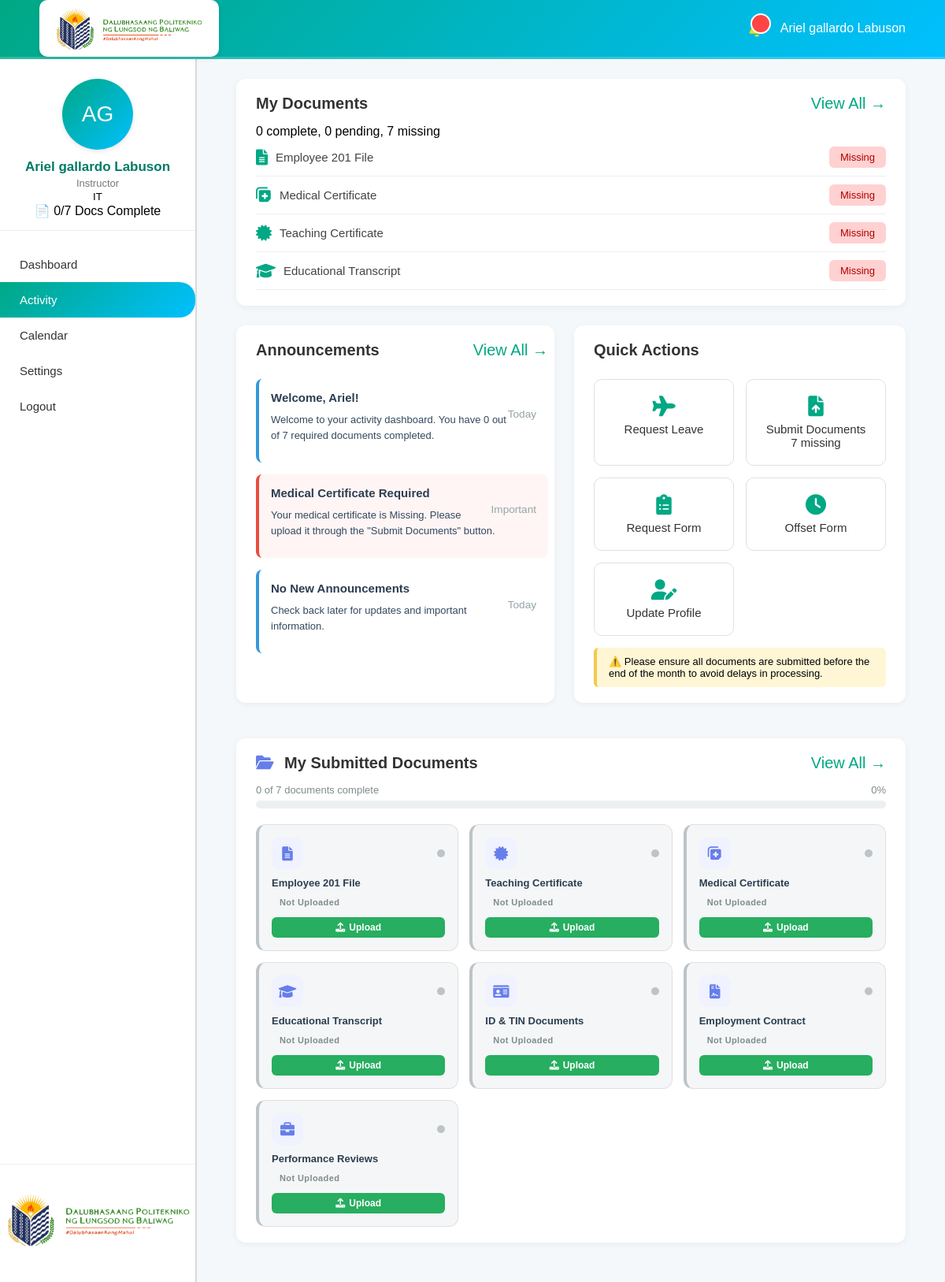
Screenshot of /php/user/activity.php (signed in) with the database file from the repository.
### tables this page shows
CREATE TABLE `employees` (
  `id` int(11) NOT NULL,
  `employee_number` varchar(30) NOT NULL,
  `full_name` varchar(100) NOT NULL,
  `employee_type` enum('TP','NTP') NOT NULL,
  `department` varchar(100) DEFAULT NULL,
  `position` varchar(100) DEFAULT NULL,
  `credentials` varchar(50) DEFAULT NULL,
  `gender` enum('Male','Female') DEFAULT NULL,
  `address` text DEFAULT NULL,
  `phone` varchar(20) DEFAULT NULL,
  `email` varchar(100) DEFAULT NULL,
  `status` varchar(60) NOT NULL,
  `educational_attainment` varchar(60) NOT NULL,
  `school` varchar(60) NOT NULL,
  `created_at` timestamp NOT NULL DEFAULT current_timestamp(),
  `date_hired` varchar(60) DEFAULT NULL,
  `type` varchar(60) NOT NULL,
  `years_service` int(11) NOT NULL,
  `employment_status` varchar(11) NOT NULL,
  `leave_balance` varchar(11) NOT NULL
);

### php/user/activity.php (the view, shortened to what this page needs)
<?php
include("../../database/connection.php");
$employee_id = $_SESSION['loggedUser'];
$employee_query = "SELECT `id`, `employee_number`, `full_name`, `employee_type`, `department`,
                          `position`, `credentials`, `gender`, `address`, `phone`, `email`,
                          `status`, `educational_attainment`, `school`, `created_at`,
                          `date_hired`, `type`, `years_service`, `employment_status`,
                          `leave_balance`
                   FROM `employees`
                   WHERE `employee_number` = ?";
$stmt_emp = $connection->prepare($employee_query);
$stmt_emp->bind_param("s", $employee_id);
$stmt_emp->execute();
$emp_result  = $stmt_emp->get_result();
$employee_data = $emp_result->fetch_assoc();
if ($employee_data) {
    $full_name              = $employee_data['full_name']              ?? 'User';
    $name_parts             = explode(' ', $full_name);
    $first_name             = $name_parts[0]                          ?? 'User';
    $initials               = getInitials($full_name);
    $employee_department    = $employee_data['department']            ?? 'Not set';
    $employee_position      = $employee_data['position']              ?? 'Not set';
} else {
    $full_name = $first_name = "User";
    $initials  = "US";
    $employee_email = $employee_phone = $employee_type = $employee_department =
    $employee_position = $educational_attainment = $date_hired_formatted = $employment_status = "Not available";
}
function getInitials($name) {
    $words = explode(' ', $name);
    $initials = '';
    foreach ($words as $word) {
        if (!empty($word)) $initials .= strtoupper(substr($word, 0, 1));
    }
    return substr($initials, 0, 2);
}
function getStatusClass($status) {
    switch ($status) {
        default:         return 'missing';
    }
}
function getStatusText($status) {
    switch ($status) {
        default:         return 'Missing';
    }
}
$employee_documents = [];
$document_statuses  = [];
$complete_docs = $missing_docs = $pending_docs = 0;
$medical_status = 'missing';
$required_docs = [
    '201 File'               => 'Employee 201 File',
    'Teaching Certificate'   => 'Teaching Certificate',
    'Medical Certificate'    => 'Medical Certificate',
    'Educational Transcript' => 'Educational Transcript',
    'ID Documents'           => 'ID & TIN Documents',
    'Employment Contract'    => 'Employment Contract',
    'Performance Reviews'    => 'Performance Reviews'
];
foreach ($required_docs as $doc_type => $doc_name) {
    if (!isset($employee_documents[$doc_type])) {
        $missing_docs++;
        $document_statuses[$doc_type] = 'missing';
    }
}
$total_docs = count($required_docs);
?>
<!DOCTYPE html>
<html lang="en">
<head>
    <link rel="stylesheet" href="../../css/user/activity.css">
    <link rel="stylesheet" href="https://cdnjs.cloudflare.com/ajax/libs/font-awesome/6.0.0/css/all.min.css">
</head>
<body>
<div class="top-bar">
    <div class="top-left">
        <img src="logo 2.png" alt="Logo">
    </div>
    <div class="top-right">
        <?php
        $stmt_unread = mysqli_prepare($connection,
            "SELECT COUNT(*) AS unread_count FROM activity_log WHERE employee_number = ? AND read_status = 'unread'");
        mysqli_stmt_bind_param($stmt_unread, "s", $employee_id);
        mysqli_stmt_execute($stmt_unread);
        $unread_count = mysqli_fetch_assoc(mysqli_stmt_get_result($stmt_unread))['unread_count'] ?? 0;
        ?>
        <div class="notif" id="notifBtn" data-count= "            <?php if ($unread_count > 0): ?>
                <?= $unread_count ?>
            <?php endif; ?>
">
            <i class="fas fa-bell"></i>
        </div>
        <div class="user-name"><?= htmlspecialchars($full_name) ?></div>
    </div>
</div>
<div class="main-container">
    <div class="sidebar">
        <div>
            <div class="profile-card">
                <div class="profile-circle"><?= htmlspecialchars($initials) ?></div>
                <h3><?= htmlspecialchars($full_name) ?></h3>
                <p><?= htmlspecialchars($employee_position) ?></p>
                <small><?= htmlspecialchars($employee_department) ?></small>
                <div class="document-summary">
                    <span class="doc-stat">📄 <?= $complete_docs ?>/<?= count($required_docs) ?> Docs Complete</span>
                </div>
            </div>
            <ul class="menu">
                <li><a href="dashboard.php" style="text-decoration:none;color:inherit;display:block;">Dashboard</a></li>
                <li class="active"><a href="activity.php" style="text-decoration:none;color:inherit;display:block;">Activity</a></li>
                <li><a href="calendar.php" style="text-decoration:none;color:inherit;display:block;">Calendar</a></li>
                <li><a href="settings.php" style="text-decoration:none;color:inherit;display:block;">Settings</a></li>
                <li><a href="logout.php" style="text-decoration:none;color:inherit;display:block;">Logout</a></li>
            </ul>
        </div>
        <div class="bottom-logo"><img src="logo 2.png" alt="Logo" /></div>
    </div>
    <div class="main-content">
        <div class="section">
            <h3>My Documents <span class="view" id="viewAllDocs">View All →</span></h3>
            <p class="doc-summary"><?= $complete_docs ?> complete, <?= $pending_docs ?> pending, <?= $missing_docs ?> missing</p>
            <?php
            $top_docs = ['201 File', 'Medical Certificate', 'Teaching Certificate', 'Educational Transcript'];
            foreach ($top_docs as $doc_type):
                $status       = $document_statuses[$doc_type] ?? 'missing';
                $status_class = getStatusClass($status);
                $status_text  = getStatusText($status);
                $icon = 'fa-file-alt';
                if ($doc_type == 'Medical Certificate')    $icon = 'fa-notes-medical';
                elseif ($doc_type == 'Teaching Certificate')   $icon = 'fa-certificate';
                elseif ($doc_type == 'Educational Transcript') $icon = 'fa-graduation-cap';
            ?>
                <div class="doc-item">
                    <div class="doc-info"><i class="fas <?= $icon ?>"></i> <?= htmlspecialchars($required_docs[$doc_type]) ?></div>
                    <span class="status <?= $status_class ?>"><?= htmlspecialchars($status_text) ?></span>
                </div>
            <?php endforeach; ?>
        </div>
        <div class="flex-row">
            <div class="left section">
                <h3>Announcements <span class="view" id="viewAllAnnouncements">View All →</span></h3>
                <div class="announcement">
                    <strong>Welcome, <?= htmlspecialchars($first_name) ?>!</strong>
                    <small>Today</small>
                    <p>Welcome to your activity dashboard. You have <?= $complete_docs ?> out of <?= count($required_docs) ?> required documents completed.</p>
                </div>
                <?php if ($medical_status == 'missing' || $medical_status == 'expired'): ?>
                    <div class="announcement important">
                        <strong>Medical Certificate Required</strong>
                        <small>Important</small>
                        <p>Your medical certificate is <?= getStatusText($medical_status) ?>. Please upload it through the "Submit Documents" button.</p>
                    </div>
                <?php endif; ?>
                <?php
                $all_announcements = [];
                usort($all_announcements, fn($a, $b) => strtotime($b['date']) - strtotime($a['date']));
                ?>
                <?php $display_count++; endforeach;
                if (count($all_announcements) == 0): ?>
                    <div class="announcement">
                        <strong>No New Announcements</strong>
                        <small>Today</small>
                        <p>Check back later for updates and important information.</p>
                    </div>
                <?php endif; ?>
            </div>
            <div class="right section">
                <h3>Quick Actions</h3>
                <div class="quick-actions">
                    <a href="requestLeave.php" class="action-card">
                        <i class="fas fa-plane"></i><p>Request Leave</p>
                    </a>
                    <div class="action-card" id="docsModalBtn">
                        <i class="fas fa-file-upload"></i><p>Submit Documents</p>
                        <?php if ($missing_docs > 0): ?>
                            <span class="badge"><?= $missing_docs ?> missing</span>
                        <?php endif; ?>
                    </div>
                    <a href="requestform.php" class="action-card"><i class="fas fa-clipboard-list"></i><p>Request Form</p></a>
                    <a href="offset.php" class="action-card"><i class="fas fa-clock"></i><p>Offset Form</p></a>
                    <a href="settings.php" class="action-card"><i class="fas fa-user-edit"></i><p>Update Profile</p></a>
                </div>
                <div class="note">⚠️ Please ensure all documents are submitted before the end of the month to avoid delays in processing.</div>
            </div>
        </div>
<div class="section" id="docTrackerSection">
    <h3>
        <i class="fas fa-folder-open" style="color:#667eea;margin-right:8px;"></i>
        My Submitted Documents
        <span class="view" id="viewAllDocs2" style="float:right;cursor:pointer;">View All →</span>
    </h3>
    <?php
    $progress_pct = $total_docs > 0 ? round(($complete_docs / $total_docs) * 100) : 0;
    ?>
    <div class="doc-progress-bar-wrapper">
        <div class="doc-progress-labels">
            <span><?= $complete_docs ?> of <?= $total_docs ?> documents complete</span>
            <span><?= $progress_pct ?>%</span>
        </div>
        <div class="doc-progress-track">
        </div>
    </div>
    <div class="doc-tracker-grid">
        <?php foreach ($required_docs as $doc_type => $doc_name):
            $status      = $document_statuses[$doc_type] ?? 'missing';
            $doc_data    = $employee_documents[$doc_type] ?? null;
            $has_file    = $doc_data && !empty($doc_data['file_path']) && $doc_data['file_path'] !== 'NULL';
            $icon_map = [
                '201 File'               => 'fa-file-alt',
                'Teaching Certificate'   => 'fa-certificate',
                'Medical Certificate'    => 'fa-notes-medical',
                'Educational Transcript' => 'fa-graduation-cap',
                'ID Documents'           => 'fa-id-card',
                'Employment Contract'    => 'fa-file-contract',
                'Performance Reviews'    => 'fa-briefcase',
            ];
            $icon = $icon_map[$doc_type] ?? 'fa-file';
            $status_config = [
                'approved'     => ['label' => 'Approved',     'cls' => 'tracker-approved',     'dot' => '#27ae60'],
                'pending'      => ['label' => 'Pending',      'cls' => 'tracker-pending',      'dot' => '#f39c12'],
                'rejected'     => ['label' => 'Rejected',     'cls' => 'tracker-rejected',     'dot' => '#e74c3c'],
                'for_revision' => ['label' => 'For Revision', 'cls' => 'tracker-revision',     'dot' => '#3498db'],
                'missing'      => ['label' => 'Not Uploaded', 'cls' => 'tracker-missing',      'dot' => '#bdc3c7'],
            ];
            $cfg = $status_config[$status] ?? $status_config['missing'];
        ?>
        <div class="doc-tracker-card <?= $cfg['cls'] ?>">
            <div class="tracker-card-top">
                <div class="tracker-icon-wrap">
                    <i class="fas <?= $icon ?>"></i>
                </div>
                <span class="tracker-status-dot" style="background:<?= $cfg['dot'] ?>;"></span>
            </div>
            <div class="tracker-card-body">
                <strong class="tracker-doc-name"><?= htmlspecialchars($doc_name) ?></strong>
                <span class="tracker-status-badge <?= $cfg['cls'] ?>"><?= $cfg['label'] ?></span>
            </div>
            <div class="tracker-card-footer">
                <?php if ($has_file): ?>
                    <button class="tracker-btn tracker-view"
                        data-file="<?= htmlspecialchars($doc_data['file_path']) ?>"
                        data-doc-name="<?= htmlspecialchars($doc_type) ?>">
                        <i class="fas fa-eye"></i> View
                    </button>
                    <?php if ($status !== 'approved'): ?>
                        <button class="tracker-btn tracker-reupload upload-btn"
                            data-doc-type="<?= htmlspecialchars($doc_type) ?>">
                            <i class="fas fa-redo"></i> Re-upload
                        </button>
                    <?php endif; ?>
                <?php else: ?>
                    <button class="tracker-btn tracker-upload upload-btn"
                        data-doc-type="<?= htmlspecialchars($doc_type) ?>">
                        <i class="fas fa-upload"></i> Upload
                    </button>
                <?php endif; ?>
            </div>
        </div>
        <?php endforeach; ?>
    </div>
</div>
    </div>
</div>
</body>
</html>

### rows the page displays
employees: full_name "Ariel gallardo Labuson", full_name "AG", position "Instructor", department "IT", full_name "Ariel"

### other values shown
$complete_docs "0"
count($required_docs) "7"
$pending_docs "0"
$missing_docs "7"
$required_docs[$doc_type] "Employee 201 File"
$status_text "Missing"
$required_docs[$doc_type] "Medical Certificate"
$required_docs[$doc_type] "Teaching Certificate"
$required_docs[$doc_type] "Educational Transcript"
getStatusText($medical_status) "Missing"
$total_docs "7"
$progress_pct "0"
$doc_name "Employee 201 File"
$cfg['label'] "Not Uploaded"
$doc_name "Teaching Certificate"
